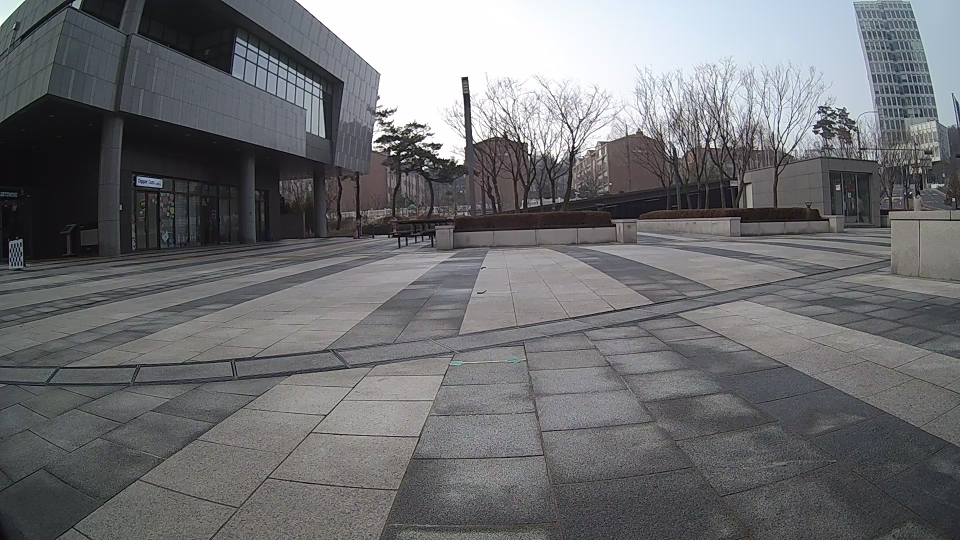
#> input picture opencv-python-learn/BarrelDistortion/images/마이크로20260115_142755.mp4_20260116_084653.175.jpg, 1920 x 1080 px (shown at 1/2 size); its folder holds 4 pictures in this run
$ python image_calibraion_Two-Pass.py
#> lines starting #> are read from the running program, lines starting #| are printed output that depends on the picture
import cv2
import os
import numpy as np
import glob

"""
size: 행열 개수 => (row, col)
path: 이미지가 있는 폴더 위치
savePath: 이미지가 저장되는 폴더 경로
ext: 이미지의 확장자 => .png
patternType: 보정에서 사용하는 보드 타입 (True: 체크보드 / False: 원 모양 zigzag)

return
    retval: calibration 품질 정도. 값이 낮을수록 보정이 잘 되었다는 뜻
    cameraMatrix: 3x3 형태의 카메라 내부 행렬 값
    distCoeff: 렌즈 왜곡 계수
    rvecs: 3x1 회전 벡터. 벡터의 방향은 회전 축을 지정, 크기는 회전 각을 지정
    tvecs: 3x1 이동 벡터
"""


def imageCalibration(patternSize: tuple, path: str, savePath: str, ext=".jpg", patternType=True):
#> called with patternSize = (7, 4), ext = '.jpg', patternType = True
    os.makedirs(savePath, exist_ok=True)

    objpoints = []
    imgpoints = []
    valid_filenames = [] # 성공한 파일명 저장

    imagePath = os.path.join(path, f"*{ext}")
    images = glob.glob(imagePath)

    objp = np.zeros((1, patternSize[0] * patternSize[1], 3), np.float32)
    objp[0, :, :2] = np.mgrid[0:patternSize[0], 0:patternSize[1]].T.reshape(-1, 2)

    print(f"이미지 로딩 및 코너 탐지 중... (총 {len(images)}장)")
    for frame_c in images:
        arr = np.fromfile(frame_c, dtype=np.uint8)
        img = cv2.imdecode(arr, cv2.IMREAD_COLOR)
#> img is the input picture: shape (1080, 1920, 3); mean B, G, R 113.3, 110.8, 110

        name = os.path.splitext( os.path.basename(frame_c) )[0]
        gray = cv2.cvtColor(img, cv2.COLOR_BGR2GRAY)

        ret, corners = False, None
        if patternType:
            ret, corners = cv2.findChessboardCorners(gray, patternSize,
                                            cv2.CALIB_CB_ADAPTIVE_THRESH
                                            + cv2.CALIB_CB_FAST_CHECK
                                            + cv2.CALIB_CB_NORMALIZE_IMAGE)
#> ret = False; corners = None
        else:
            ret, corners = cv2.findCirclesGrid(gray, patternSize,
                                            flags=cv2.CALIB_CB_ASYMMETRIC_GRID)

        if ret:
            valid_filenames.append(name)
            objpoints.append(objp)
            corners2 = cv2.cornerSubPix(gray, corners, (10, 10), (-1, -1),
                                        (cv2.TERM_CRITERIA_EPS
                                        + cv2.TERM_CRITERIA_MAX_ITER, 30, 0.001))
            imgpoints.append(corners2)

            drawIamge = cv2.drawChessboardCorners(img, patternSize, corners2, ret)
            saveName = os.path.join(savePath, f"{name}_save{ext}")

            type = os.path.splitext(saveName)[1]
            rst, img_arr = cv2.imencode(type, drawIamge)
            if rst:
                with open(saveName, mode='w+b') as f:
                    img_arr.tofile(f)
#> pass 2 of the loop in imageCalibration, `for frame_c in images:`:
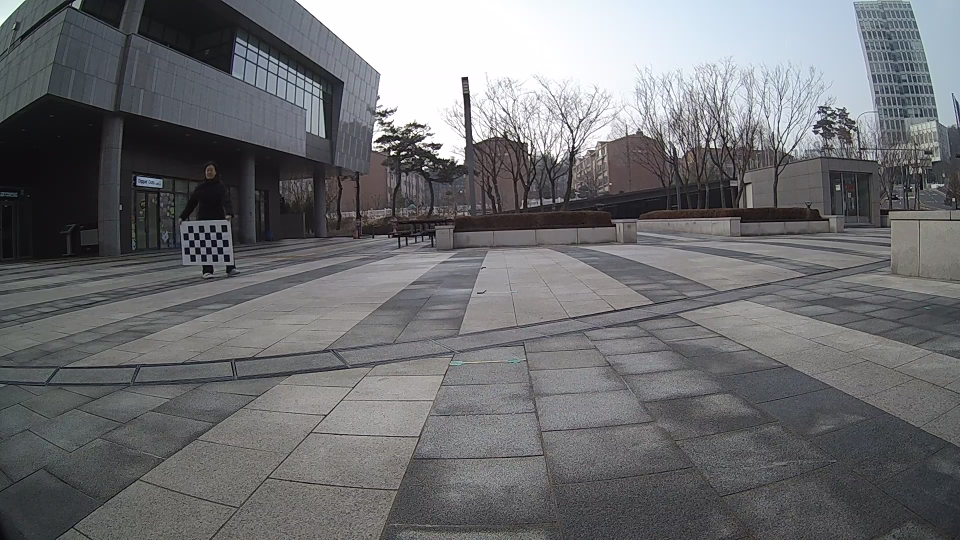
#> input picture opencv-python-learn/BarrelDistortion/images/마이크로20260115_142755.mp4_20260116_084701.681.jpg, 1920 x 1080 px (shown at 1/2 size)
#> in imageCalibration, img is the input picture: shape (1080, 1920, 3); mean B, G, R 113.4, 110.9, 110.1
#> ret = True; corners = 28 rows, first 8: [446.8, 508.2], [434.9, 508.4], [423.3, 508.6], [412.4, 508.7], [401.5, 508.7], [390.3, 508.9], [379.6, 508.7], [445.4, 494.3]
#> corners2 = 28 rows, first 8: [442.1, 509.4], [428.9, 507.7], [418.1, 508.6], [406.5, 508.6], [406.5, 508.6], [385.1, 508.3], [385.1, 508.3], [440.5, 493.7]
#> pass 3 of the loop in imageCalibration, `for frame_c in images:`:
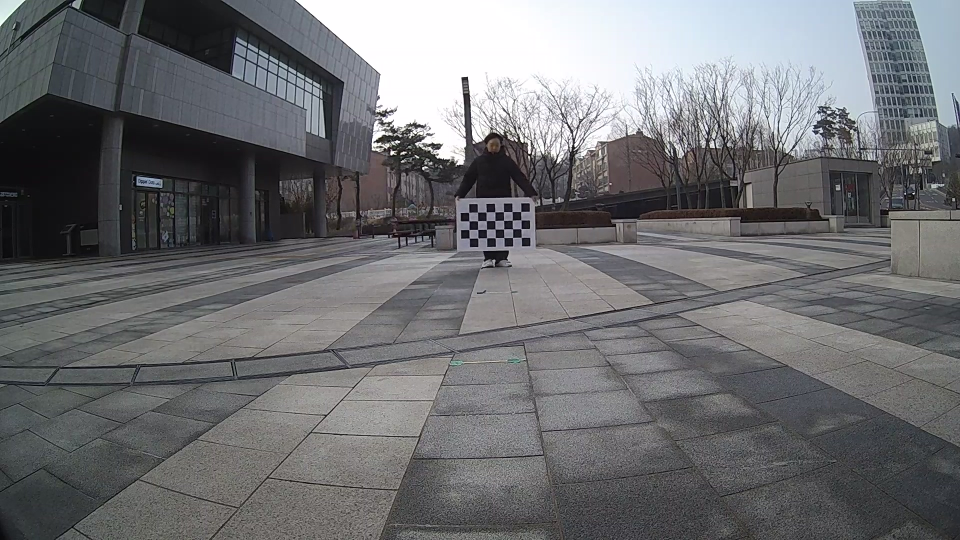
#> input picture opencv-python-learn/BarrelDistortion/images/마이크로20260115_142755.mp4_20260116_084706.824.jpg, 1920 x 1080 px (shown at 1/2 size)
#> in imageCalibration, img is the input picture: shape (1080, 1920, 3); mean B, G, R 113.4, 110.8, 110
#> corners = 28 rows, first 8: [1042.7, 475.1], [1025.5, 475.6], [1007.8, 475.5], [990.6, 476], [973.7, 476.5], [956.1, 476.5], [938.5, 476.8], [1042.2, 458.2]
#> corners2 = 28 rows, first 8: [1042.9, 475.2], [1025.6, 475.5], [1008.2, 475.5], [990.9, 475.9], [973.6, 476.2], [956.2, 476.5], [938.8, 476.6], [1042.5, 457.8]
#> the loop made 4 passes; the first 3 are shown


    # =========================================================
    # [1차 캘리브레이션] 전체 데이터로 일단 계산
    # =========================================================
    print("\n" + "="*50)
    print(" 🛠️ [1단계] 1차 캘리브레이션 수행 및 불량 데이터 필터링")
    print("="*50)

    # 기존 코드
    # ret, mtx, dist, rvecs, tvecs = cv2.calibrateCamera(objpoints, imgpoints, gray.shape[::-1], None, None)
    # 수정된 코드 (끝에 flags 추가)
    ret, mtx, dist, rvecs, tvecs = cv2.calibrateCamera(
        objpoints, imgpoints, gray.shape[::-1], None, None, flags=cv2.CALIB_FIX_K3
    )

    # 우량 데이터만 골라 담을 새로운 리스트
    good_objpoints = []
    good_imgpoints = []

    ERROR_THRESHOLD = 0.7 # 이 수치 이상인 이미지는 버림
    drop_count = 0

    mean_error = 0
    for i in range(len(objpoints)):
        imgpoints2, _ = cv2.projectPoints(objpoints[i], rvecs[i], tvecs[i], mtx, dist)
        error = cv2.norm(imgpoints[i], imgpoints2, cv2.NORM_L2) / len(imgpoints2)
        mean_error += error

        # 필터링 로직: 에러가 기준치 미만이면 합격(good), 이상이면 탈락
        if error < ERROR_THRESHOLD:
            good_objpoints.append(objpoints[i])
            good_imgpoints.append(imgpoints[i])
        else:
            print(f" 🚨 [제외됨] {valid_filenames[i]}{ext} (오차: {error:.4f})")
            drop_count += 1

    print(f" -> 총 {len(objpoints)}장 중 오차가 {ERROR_THRESHOLD} 이상인 {drop_count}장 제외 완료.\n")

    # =========================================================
    # [2차 캘리브레이션] 걸러진 '우량 데이터'로만 다시 정밀 계산!!!
    # =========================================================
    if drop_count > 0:
        print("="*50)
        print(" 🚀 [2단계] 우량 데이터만 사용하여 2차 정밀 캘리브레이션 수행")
        print("="*50)

        # 필터링된 데이터(good_objpoints, good_imgpoints)로 재계산 - 기존 코드
        # ret, mtx, dist, rvecs, tvecs = cv2.calibrateCamera(good_objpoints, good_imgpoints, gray.shape[::-1], None, None)
        # 수정된 코드 (끝에 flags 추가)
        ret, mtx, dist, rvecs, tvecs = cv2.calibrateCamera(
            good_objpoints, good_imgpoints, gray.shape[::-1], None, None, flags=cv2.CALIB_FIX_K3
        )

        # 2차 보정 후의 재투영 오차 다시 계산 확인
        mean_error2 = 0
        for i in range(len(good_objpoints)):
            imgpoints2, _ = cv2.projectPoints(good_objpoints[i], rvecs[i], tvecs[i], mtx, dist)
            error = cv2.norm(good_imgpoints[i], imgpoints2, cv2.NORM_L2) / len(imgpoints2)
            mean_error2 += error

        final_reproj_error = mean_error2 / len(good_objpoints)

        print(f"[최종 결과] 전체 RMS 오차율 (ret) : {ret:.4f} 픽셀")
        print(f"[최종 결과] 평균 재투영 오차      : {final_reproj_error:.4f} 픽셀")
    else:
        print("[결과] 제외할 데이터가 없어 1차 결과(ret: {ret:.4f})를 그대로 사용합니다.")


    return ret, mtx, dist, rvecs, tvecs

def createCalibImage(path: str, ext: str, savePath: str, mtx: list, dist: list):
    # [수정됨] 결과를 저장할 'calib-results' 폴더를 강제로 생성합니다.
#> called with ext = '.jpg', mtx = array of shape (3, 3), dist = array of shape (1, 5)
    os.makedirs(savePath, exist_ok=True)

    # 주어진 디렉터리에 저장된 개별 이미지의 경로 추출
    imagePath = os.path.join(path, f"*{ext}")
    images = glob.glob(imagePath)


    for frame_c in images:
        arr = np.fromfile(frame_c, dtype=np.uint8)
        img = cv2.imdecode(arr, cv2.IMREAD_COLOR)

        # img = cv2.imread(frame_c)
        name = os.path.splitext( os.path.basename(frame_c) )[0]
        saveName = os.path.join(savePath, f"{name}_calibresult{ext}")

        h,  w = img.shape[:2]
#> h = 1080; w = 1920
        newcameramtx, roi = cv2.getOptimalNewCameraMatrix(mtx, dist, (w,h), 1, (w,h))

        mapx, mapy = cv2.initUndistortRectifyMap(mtx, dist, None, newcameramtx, (w,h), 5)
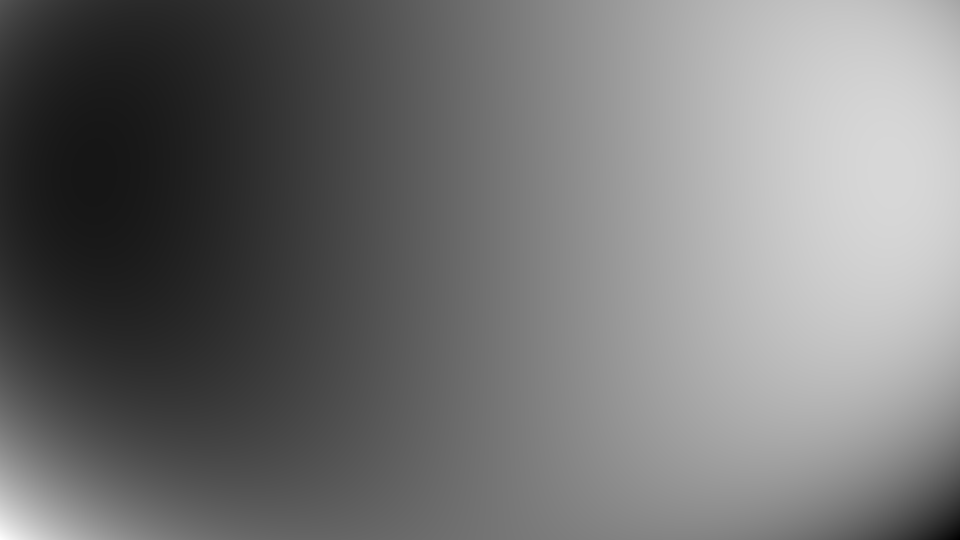
#> mapx: shape (1080, 1920) float32 (shown at 1/2 size); min 224.4, max 1901.9, mean 989.4; drawn with min black and max white
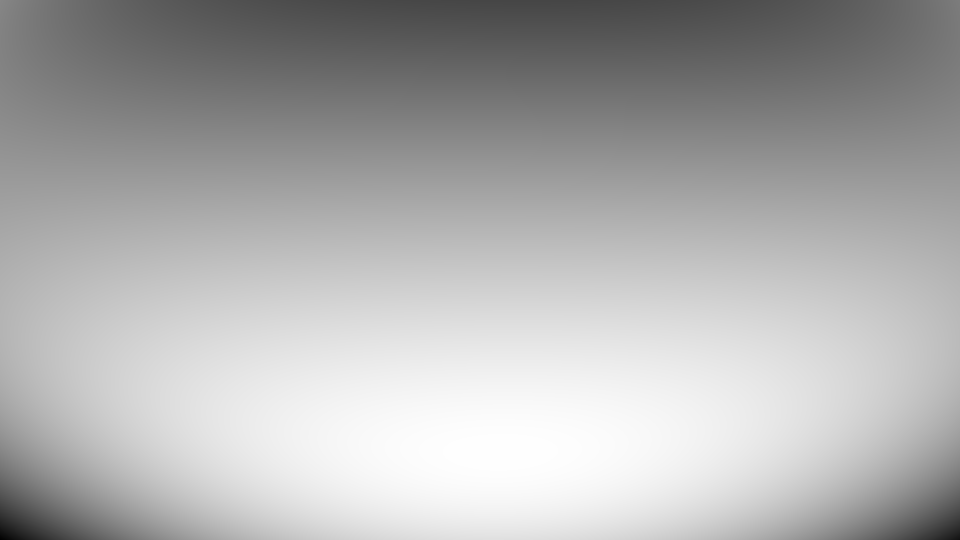
#> mapy: shape (1080, 1920) float32 (shown at 1/2 size); min -477.2, max 1088.2, mean 592; drawn with min black and max white
        dst = cv2.remap(img, mapx, mapy, cv2.INTER_LINEAR) # 속도는 빠르지만 화질은 보통
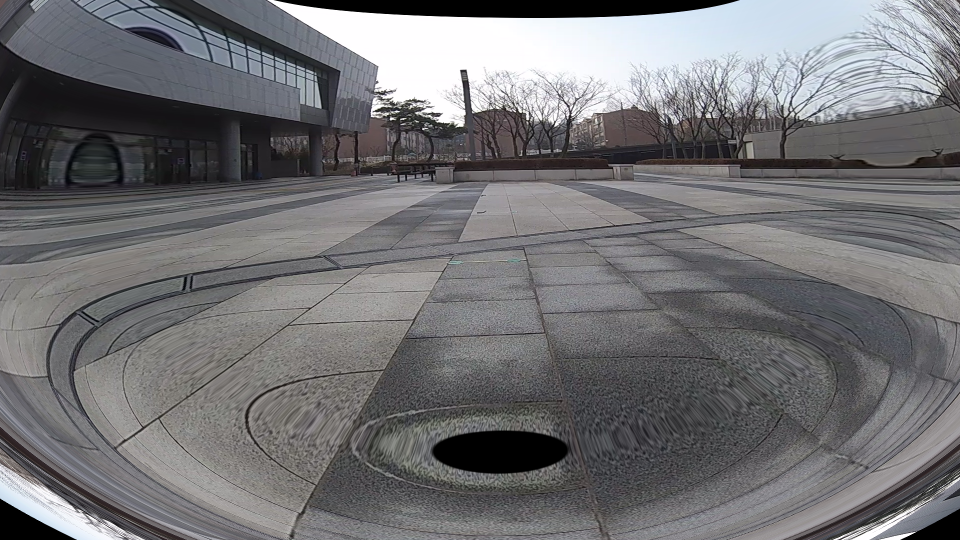
#> dst: shape (1080, 1920, 3) (shown at 1/2 size); mean B, G, R 115.9, 113.4, 113.7
        # [6 lines of commented-out code are left out]

        type = os.path.splitext(saveName)[1]
        rst, img_arr = cv2.imencode(type, dst)
        if rst:
            with open(saveName, mode='w+b') as f:
                img_arr.tofile(f)
#> pass 2 of the loop in createCalibImage, `for frame_c in images:`:
#> in createCalibImage, `dst = cv2.remap(img, mapx, mapy, cv2.INTER_LINEAR)`:
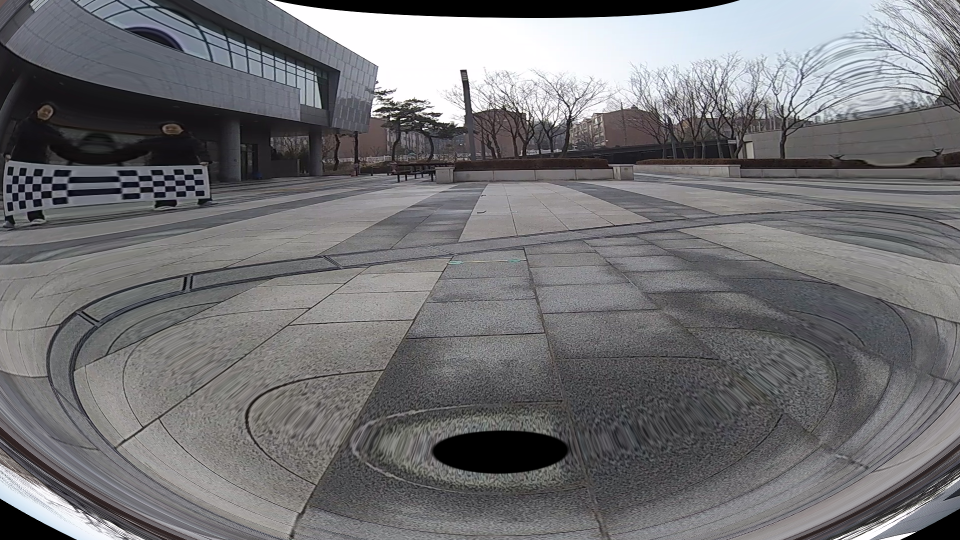
#> dst: shape (1080, 1920, 3) (shown at 1/2 size); mean B, G, R 116.3, 113.8, 114.1
#> pass 3 of the loop in createCalibImage, `for frame_c in images:`:
#> in createCalibImage, `dst = cv2.remap(img, mapx, mapy, cv2.INTER_LINEAR)`:
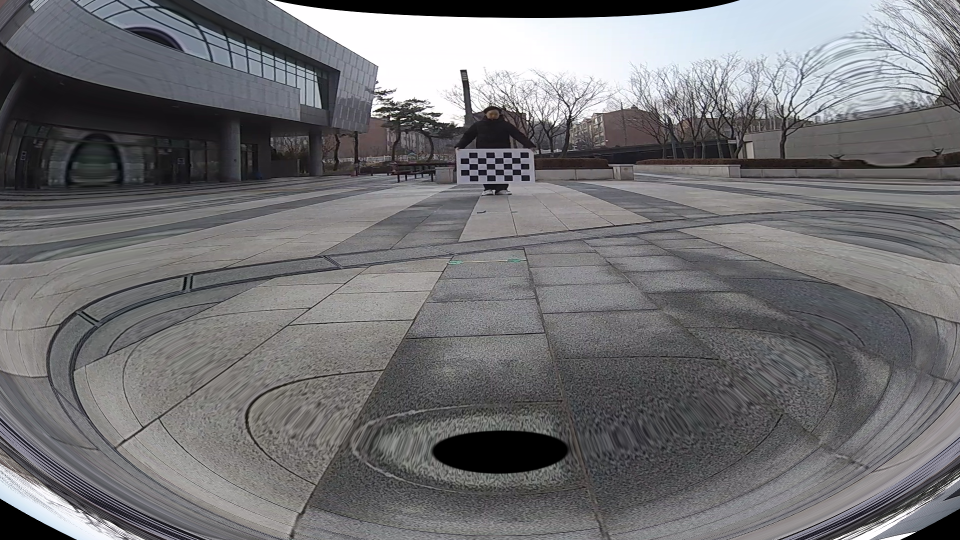
#> dst: shape (1080, 1920, 3) (shown at 1/2 size); mean B, G, R 116.1, 113.6, 113.8
#> the loop made 4 passes; the first 3 are shown
        # cv2.imwrite(f"{name}", dst)


#입력값 예제

patternSize = (7, 4) # 가로 8칸, 세로 5칸짜리 체커보드
path = r"C:\Users\HydroSEM\dev\santiago\my-til-blog\opencv-python-learn\BarrelDistortion\images"
savePath = r"C:\Users\HydroSEM\dev\santiago\my-til-blog\opencv-python-learn\BarrelDistortion\calibrations"
clibSavePath = r"C:\Users\HydroSEM\dev\santiago\my-til-blog\opencv-python-learn\BarrelDistortion\calib-results"
ext = ".jpg" # default = png
patternType = True # defalut = checkboard

ret, mtx, dist, rvecs, tvecs = imageCalibration(patternSize, path, savePath, ext, patternType)
createCalibImage(path, ext, clibSavePath, mtx, dist)
